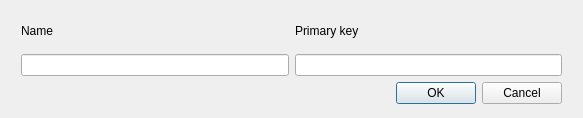
<?xml version="1.0" encoding="UTF-8"?>
<ui version="4.0">
 <class>AddLine</class>
 <widget class="QDialog" name="AddLine">
  <property name="geometry">
   <rect>
    <x>0</x>
    <y>0</y>
    <width>583</width>
    <height>118</height>
   </rect>
  </property>
  <property name="windowTitle">
   <string>Προσθήκη ονόματος και κωδικού</string>
  </property>
  <layout class="QGridLayout" name="gridLayout_2">
   <item row="0" column="0">
    <layout class="QGridLayout" name="gridLayout">
     <property name="leftMargin">
      <number>10</number>
     </property>
     <property name="topMargin">
      <number>3</number>
     </property>
     <property name="rightMargin">
      <number>10</number>
     </property>
     <property name="bottomMargin">
      <number>3</number>
     </property>
     <item row="1" column="0">
      <widget class="QLineEdit" name="NameLine"/>
     </item>
     <item row="1" column="1">
      <widget class="QLineEdit" name="CodeLine"/>
     </item>
     <item row="0" column="0">
      <widget class="QLabel" name="label">
       <property name="text">
        <string>Name</string>
       </property>
      </widget>
     </item>
     <item row="0" column="1">
      <widget class="QLabel" name="label_2">
       <property name="text">
        <string>Primary key</string>
       </property>
      </widget>
     </item>
     <item row="2" column="0" colspan="2">
      <widget class="QDialogButtonBox" name="OkButton">
       <property name="orientation">
        <enum>Qt::Horizontal</enum>
       </property>
       <property name="standardButtons">
        <set>QDialogButtonBox::Cancel|QDialogButtonBox::Ok</set>
       </property>
      </widget>
     </item>
    </layout>
   </item>
  </layout>
 </widget>
 <resources/>
 <connections>
  <connection>
   <sender>OkButton</sender>
   <signal>accepted()</signal>
   <receiver>AddLine</receiver>
   <slot>accept()</slot>
   <hints>
    <hint type="sourcelabel">
     <x>248</x>
     <y>254</y>
    </hint>
    <hint type="destinationlabel">
     <x>157</x>
     <y>274</y>
    </hint>
   </hints>
  </connection>
  <connection>
   <sender>OkButton</sender>
   <signal>rejected()</signal>
   <receiver>AddLine</receiver>
   <slot>reject()</slot>
   <hints>
    <hint type="sourcelabel">
     <x>316</x>
     <y>260</y>
    </hint>
    <hint type="destinationlabel">
     <x>286</x>
     <y>274</y>
    </hint>
   </hints>
  </connection>
 </connections>
</ui>
